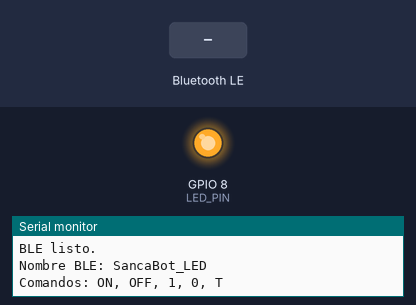
This program was run on a simulated ESP32-C3. Parts: output pins drawn as LEDs (lit = HIGH), the last lines printed to the serial monitor. The test bench sets the inputs (shaded band). Nothing arrives over Bluetooth unless stated; a phone connects over Bluetooth LE 3 s after start.

Above: at 2.2 s.
2.3 s: Bluetooth LE write "ON" received
At 2.8 s:
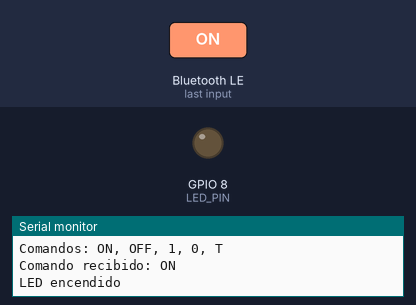
5.5 s: Bluetooth LE write "OFF" received
At 6.5 s:
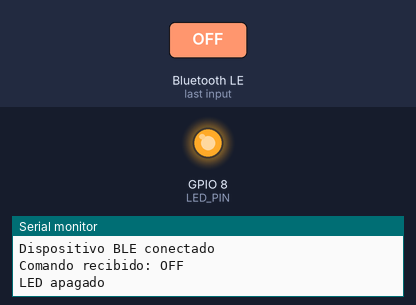
Timing chart, 0 to 8.5 s (numbered marks = the images above; inputs shaded):
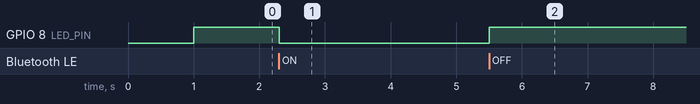

Measured:
- after the input at 2.3 s, GPIO 8 (LED_PIN): HIGH → LOW at once
- after the input at 5.5 s, GPIO 8 (LED_PIN): LOW → HIGH at once

The program:

main.cpp
```cpp
// SancaBot / ESP32-C3 SuperMini
// PlatformIO + VSCode
// Control del LED embarcado por BLE
// LED embarcado: GPIO 8
//
// Nombre BLE: SancaBot_LED
//
// Comandos BLE aceptados:
//   ON   -> encender LED
//   OFF  -> apagar LED
//   1    -> encender LED
//   0    -> apagar LED
//   T    -> alternar LED
//
// Nota importante:
// En la placa usada, el LED embarcado funciona con lógica invertida:
//   LOW  -> LED encendido
//   HIGH -> LED apagado

#include <Arduino.h>

#include <BLEDevice.h>
#include <BLEServer.h>
#include <BLEUtils.h>
#include <BLE2902.h>

// -----------------------------------------------------
// LED embarcado del SancaBot / ESP32-C3 SuperMini
// -----------------------------------------------------
#define LED_PIN 8

// -----------------------------------------------------
// BLE
// -----------------------------------------------------
#define BLE_DEVICE_NAME "SancaBot_LED"

#define SERVICE_UUID        "4fafc201-1fb5-459e-8fcc-c5c9c331914b"
#define CHARACTERISTIC_UUID "beb5483e-36e1-4688-b7f5-ea07361b26a8"

BLECharacteristic *pCharacteristic = nullptr;

bool deviceConnected = false;
bool ledState = false;

// -----------------------------------------------------
// Funciones del LED
// -----------------------------------------------------
void applyLedState() {
  // LED activo en bajo:
  // ledState = true  -> LOW  -> encendido
  // ledState = false -> HIGH -> apagado
  digitalWrite(LED_PIN, ledState ? LOW : HIGH);
}

void sendStatus() {
  if (!deviceConnected || pCharacteristic == nullptr) {
    return;
  }

  if (ledState) {
    pCharacteristic->setValue("LED:ON");
  } else {
    pCharacteristic->setValue("LED:OFF");
  }

  pCharacteristic->notify();
}

// -----------------------------------------------------
// Procesamiento de comandos BLE
// -----------------------------------------------------
void processCommand(String command) {
  command.trim();
  command.toUpperCase();

  Serial.print("Comando recibido: ");
  Serial.println(command);

  if (command == "ON" || command == "1") {
    ledState = true;
    applyLedState();
    Serial.println("LED encendido");
    sendStatus();
  }
  else if (command == "OFF" || command == "0") {
    ledState = false;
    applyLedState();
    Serial.println("LED apagado");
    sendStatus();
  }
  else if (command == "T") {
    ledState = !ledState;
    applyLedState();
    Serial.println("LED alternado");
    sendStatus();
  }
  else {
    Serial.println("Comando no reconocido");
  }
}

// -----------------------------------------------------
// Callbacks BLE
// -----------------------------------------------------
class ServerCallbacks : public BLEServerCallbacks {
  void onConnect(BLEServer *pServer) {
    deviceConnected = true;
    Serial.println("Dispositivo BLE conectado");
    sendStatus();
  }

  void onDisconnect(BLEServer *pServer) {
    deviceConnected = false;
    Serial.println("Dispositivo BLE desconectado");

    delay(300);
    BLEDevice::startAdvertising();
    Serial.println("Anunciando BLE nuevamente");
  }
};

class LedCallbacks : public BLECharacteristicCallbacks {
  void onWrite(BLECharacteristic *pCharacteristic) {
    std::string raw = pCharacteristic->getValue();
    String value = String(raw.c_str());

    if (value.length() == 0) {
      return;
    }

    processCommand(value);
  }
};

// -----------------------------------------------------
// Setup
// -----------------------------------------------------
void setup() {
  Serial.begin(115200);
  delay(1000);

  Serial.println();
  Serial.println("[BOOT] SancaBot LED BLE");

  pinMode(LED_PIN, OUTPUT);

  ledState = false;
  applyLedState();

  BLEDevice::init(BLE_DEVICE_NAME);

  BLEServer *pServer = BLEDevice::createServer();
  pServer->setCallbacks(new ServerCallbacks());

  BLEService *pService = pServer->createService(SERVICE_UUID);

  pCharacteristic = pService->createCharacteristic(
    CHARACTERISTIC_UUID,
    BLECharacteristic::PROPERTY_READ     |
    BLECharacteristic::PROPERTY_WRITE    |
    BLECharacteristic::PROPERTY_WRITE_NR |
    BLECharacteristic::PROPERTY_NOTIFY
  );

  pCharacteristic->setCallbacks(new LedCallbacks());
  pCharacteristic->addDescriptor(new BLE2902());
  pCharacteristic->setValue("LED:OFF");

  pService->start();

  BLEAdvertising *pAdvertising = BLEDevice::getAdvertising();
  pAdvertising->addServiceUUID(SERVICE_UUID);
  pAdvertising->setScanResponse(true);

  BLEDevice::startAdvertising();

  Serial.println("BLE listo.");
  Serial.print("Nombre BLE: ");
  Serial.println(BLE_DEVICE_NAME);
  Serial.println("Comandos: ON, OFF, 1, 0, T");
}

// -----------------------------------------------------
// Loop
// -----------------------------------------------------
void loop() {
  delay(100);
}
```
